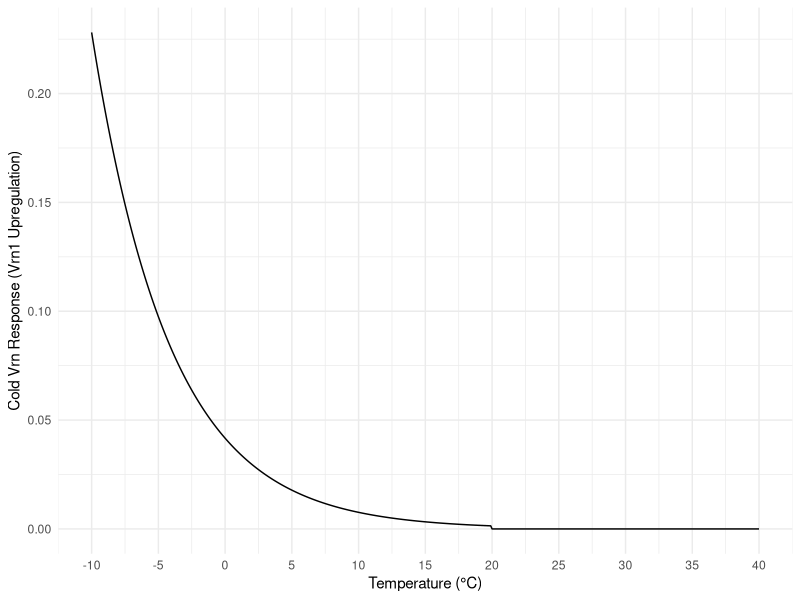

This figure's R source:
## ---- chunk 1
# Plot the cold Vrn response as a function of temperature
library(ggplot2)
x <- seq(-10, 40, by = 0.1)
y <- ifelse(x < 20, exp(-0.17 * x) / 24, 0)
df <- data.frame(temperature = x, cold_vrn_response = y)
ggplot(df, aes(x = temperature)) +
    geom_line(aes(y = cold_vrn_response)) +
    labs(
        x = "Temperature (°C)",
        y = "Cold Vrn Response (Vrn1 Upregulation)"
    ) +
    scale_x_continuous(breaks = seq(-10, 40, by = 5)) +
    theme_minimal()

